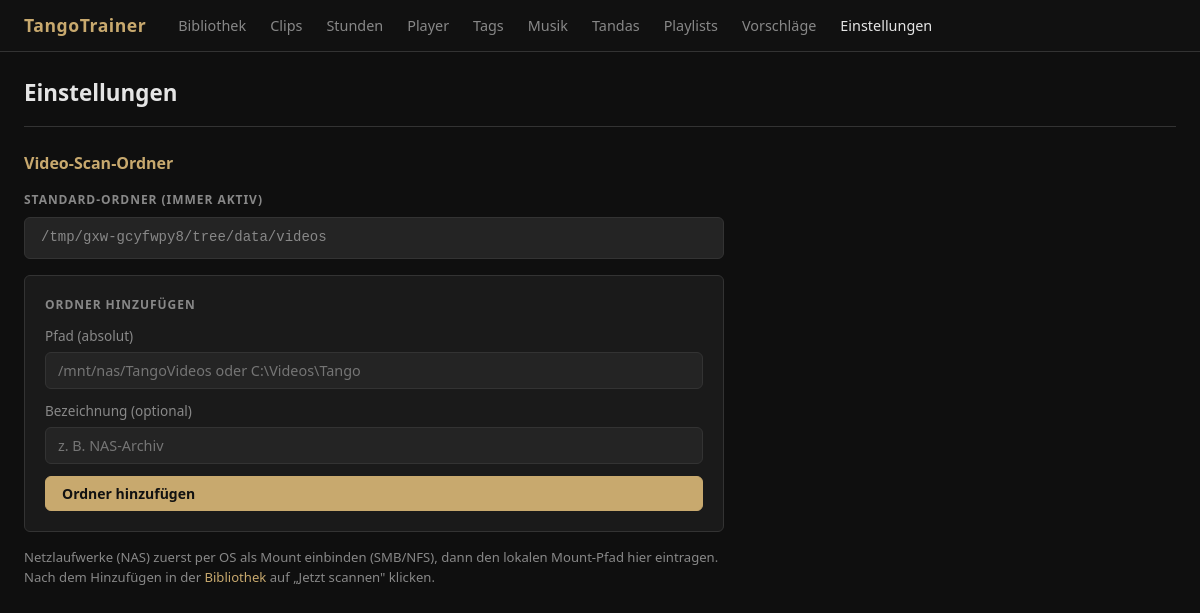
Before: /settings with the older database file.
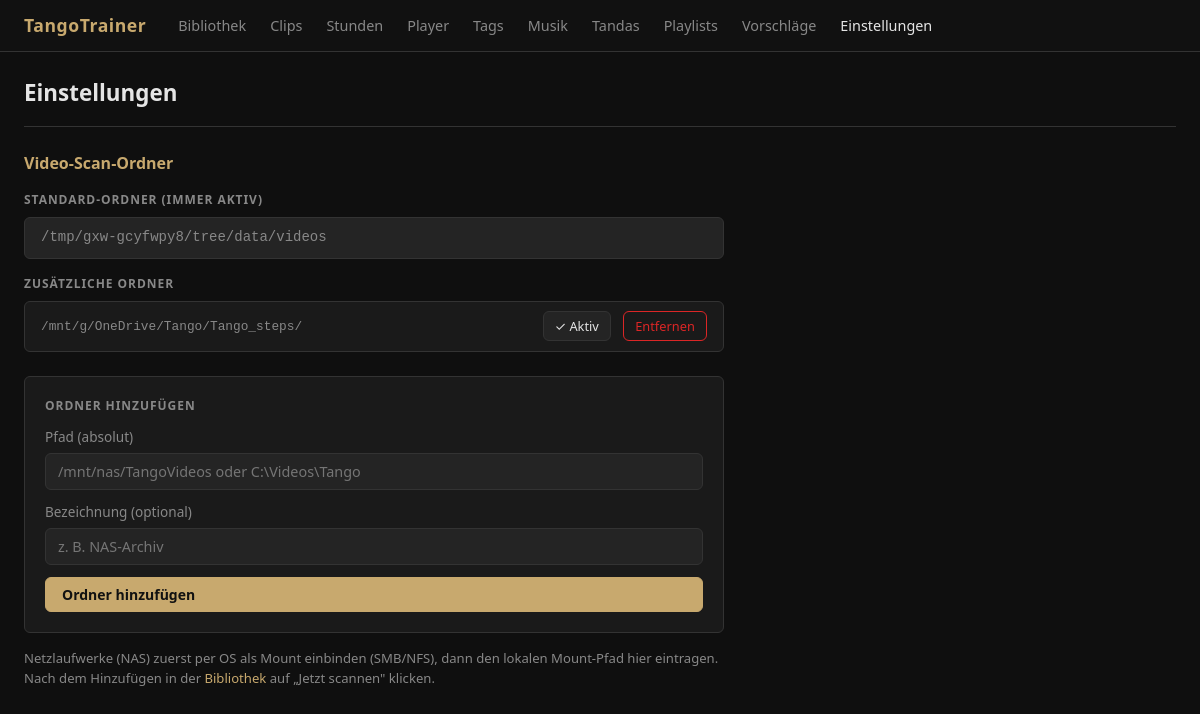
After: the same page with the newer database file.
### app/models.py (models this page shows)
class WatchDir(Base):
    __tablename__ = "watch_dirs"
    id = Column(Integer, primary_key=True, index=True)
    path = Column(String, unique=True, nullable=False)
    label = Column(String)
    active = Column(Integer, default=1)  # 1 = aktiv, 0 = deaktiviert

### app/routers/settings.py (the view)
@router.get("/settings", response_class=HTMLResponse)
def settings_page(request: Request, db: Session = Depends(get_db)):
    watch_dirs = db.query(WatchDir).order_by(WatchDir.label).all()
    return templates.TemplateResponse(
        "settings.html",
        {
            "request": request,
            "watch_dirs": watch_dirs,
            "default_dir": str(VIDEOS_DIR),
        },
    )

### app/templates/settings.html (shortened to what this page needs)
{% extends "base.html" %}
{% block content %}
<div class="page-header">
  <h1 class="page-title">Einstellungen</h1>
</div>
<section style="max-width:700px;">
  <h2 style="font-size:1rem; color:var(--accent); margin-bottom:1rem;">Video-Scan-Ordner</h2>
  <div style="margin-bottom:1rem;">
    <div class="tag-category-label">Standard-Ordner (immer aktiv)</div>
    <div style="padding:0.6rem 1rem; background:var(--bg-input); border:1px solid var(--border);
                border-radius:var(--radius); font-size:0.875rem; color:var(--text-muted); font-family:monospace;">
      {{ default_dir }}
    </div>
  </div>
  {% if watch_dirs %}
  <div style="margin-bottom:1.5rem;">
    <div class="tag-category-label">Zusätzliche Ordner</div>
    <div style="display:flex; flex-direction:column; gap:0.5rem;">
      {% for wd in watch_dirs %}
      <div style="display:flex; align-items:center; gap:0.75rem; padding:0.6rem 1rem;
                  background:var(--bg-card); border:1px solid var(--border); border-radius:var(--radius);">
        <div style="flex:1; min-width:0;">
          <div style="font-family:monospace; font-size:0.8rem; color:var(--text-muted);
                      overflow:hidden; text-overflow:ellipsis; white-space:nowrap;">{{ wd.path }}</div>
        </div>
        <form method="post" action="/settings/watch-dirs/{{ wd.id }}/toggle" style="display:inline;">
          <button type="submit" class="btn btn-secondary btn-sm"
                  title="{{ 'Deaktivieren' if wd.active else 'Aktivieren' }}">
            {{ '✓ Aktiv' if wd.active else '✗ Inaktiv' }}
          </button>
        </form>
        <form method="post" action="/settings/watch-dirs/{{ wd.id }}/delete"
              onsubmit="return confirm('Ordner entfernen?')" style="display:inline;">
          <button type="submit" class="btn btn-danger btn-sm">Entfernen</button>
        </form>
      </div>
      {% endfor %}
    </div>
  </div>
  {% endif %}
  <div style="background:var(--bg-card); border:1px solid var(--border); border-radius:var(--radius); padding:1.25rem;">
    <div class="tag-category-label" style="margin-bottom:0.75rem;">Ordner hinzufügen</div>
    <form method="post" action="/settings/watch-dirs"
          style="display:flex; flex-direction:column; gap:0.75rem;">
      <div class="form-group" style="margin:0;">
        <label>Pfad (absolut)</label>
        <input type="text" name="path" required
               value="{{ form_path or '' }}"
               placeholder="/mnt/nas/TangoVideos oder C:\Videos\Tango">
      </div>
      <div class="form-group" style="margin:0;">
        <label>Bezeichnung (optional)</label>
        <input type="text" name="label"
               value="{{ form_label or '' }}"
               placeholder="z. B. NAS-Archiv">
      </div>
      <button type="submit" class="btn btn-primary">Ordner hinzufügen</button>
    </form>
  </div>
  <p style="margin-top:1rem; font-size:0.82rem; color:var(--text-muted);">
    Netzlaufwerke (NAS) zuerst per OS als Mount einbinden (SMB/NFS), dann den lokalen Mount-Pfad hier eintragen.
    Nach dem Hinzufügen in der <a href="/">Bibliothek</a> auf „Jetzt scannen" klicken.
  </p>
</section>
{% endblock %}

Changed rows visible on the page:
added WatchDir: path "/mnt/g/OneDrive/Tango/Tango_steps/", active "✓ Aktiv"
Other visible differences:
text now shown: "ZUSÄTZLICHE ORDNER"
